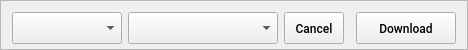
                  <widget class="QFrame" name="frame_7">
                   <property name="minimumSize">
                    <size>
                     <width>0</width>
                     <height>50</height>
                    </size>
                   </property>
                   <property name="maximumSize">
                    <size>
                     <width>16777215</width>
                     <height>50</height>
                    </size>
                   </property>
                   <property name="styleSheet">
                    <string notr="true"/>
                   </property>
                   <property name="frameShape">
                    <enum>QFrame::StyledPanel</enum>
                   </property>
                   <property name="frameShadow">
                    <enum>QFrame::Raised</enum>
                   </property>
                   <layout class="QHBoxLayout" name="horizontalLayout_16">
                    <item>
                     <widget class="QComboBox" name="comboBox_3">
                      <property name="minimumSize">
                       <size>
                        <width>110</width>
                        <height>32</height>
                       </size>
                      </property>
                      <property name="maximumSize">
                       <size>
                        <width>120</width>
                        <height>32</height>
                       </size>
                      </property>
                      <property name="font">
                       <font>
                        <family>Roboto Medium</family>
                       </font>
                      </property>
                      <property name="placeholderText">
                       <string>Stream list</string>
                      </property>
                      <item>
                       <property name="text">
                        <string>all streams</string>
                       </property>
                      </item>
                      <item>
                       <property name="text">
                        <string>video streams</string>
                       </property>
                      </item>
                      <item>
                       <property name="text">
                        <string>audio streams</string>
                       </property>
                      </item>
                      <item>
                       <property name="text">
                        <string>ogg streams</string>
                       </property>
                      </item>
                      <item>
                       <property name="text">
                        <string>m4a streams</string>
                       </property>
                      </item>
                     </widget>
                    </item>
                    <item>
                     <widget class="QComboBox" name="comboBox_quality">
                      <property name="minimumSize">
                       <size>
                        <width>150</width>
                        <height>32</height>
                       </size>
                      </property>
                      <property name="maximumSize">
                       <size>
                        <width>250</width>
                        <height>32</height>
                       </size>
                      </property>
                      <property name="font">
                       <font>
                        <family>Roboto Medium</family>
                       </font>
                      </property>
                      <property name="placeholderText">
                       <string>Quality</string>
                      </property>
                     </widget>
                    </item>
                    <item>
                     <widget class="QPushButton" name="btn_cancel_2">
                      <property name="minimumSize">
                       <size>
                        <width>60</width>
                        <height>32</height>
                       </size>
                      </property>
                      <property name="maximumSize">
                       <size>
                        <width>60</width>
                        <height>32</height>
                       </size>
                      </property>
                      <property name="font">
                       <font>
                        <family>Roboto Medium</family>
                       </font>
                      </property>
                      <property name="text">
                       <string>Cancel</string>
                      </property>
                      <property name="shortcut">
                       <string>Ctrl+C</string>
                      </property>
                     </widget>
                    </item>
                    <item>
                     <spacer name="horizontalSpacer_6">
                      <property name="orientation">
                       <enum>Qt::Horizontal</enum>
                      </property>
                      <property name="sizeHint" stdset="0">
                       <size>
                        <width>6</width>
                        <height>20</height>
                       </size>
                      </property>
                     </spacer>
                    </item>
                    <item>
                     <widget class="QPushButton" name="btn_start_download_2">
                      <property name="minimumSize">
                       <size>
                        <width>100</width>
                        <height>32</height>
                       </size>
                      </property>
                      <property name="maximumSize">
                       <size>
                        <width>100</width>
                        <height>32</height>
                       </size>
                      </property>
                      <property name="font">
                       <font>
                        <family>Roboto Medium</family>
                       </font>
                      </property>
                      <property name="text">
                       <string>Download</string>
                      </property>
                      <property name="shortcut">
                       <string>Ctrl+D</string>
                      </property>
                     </widget>
                    </item>
                   </layout>
                  </widget>
